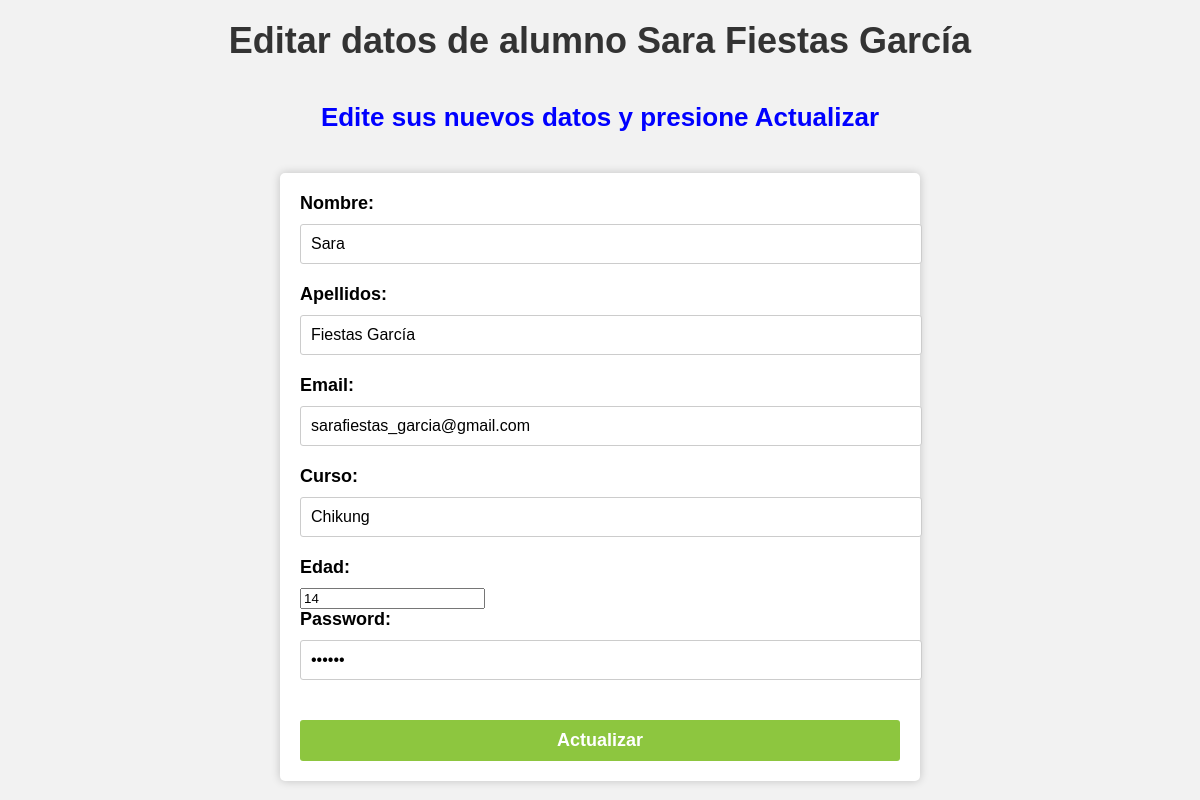
Screenshot of /edita_desde_admin/1 with the database file from the repository.
### models.py (models this page shows, shortened)
class User(db.Base):
    __tablename__ = 'usuarios'
    __table_args__ = {'sqlite_autoincrement': True}
    id_user = Column(Integer, primary_key=True)
    nombre = Column(String(200), nullable=False)
    apellidos = Column(String(200), nullable=False)
    email = Column(String(20))
    curso = Column(String(10))
    edad = Column(Integer)
    perfil = Column(String(500))
    password = Column(String(10))

### main.py (the view)
@app.route('/edita_desde_admin/<int:id>', methods=['GET', 'POST'])
def edita_desde_admin(id):
    user = db.session.query(User).filter_by(id_user=id).first()
    if request.method == 'POST':
        user.nombre = request.form['nombre']
        user.apellidos = request.form['apellidos']
        user.edad= request.form['edad']
        user.curso= request.form['curso']
        user.email = request.form['email']
        db.session.commit()
        return redirect(url_for('alumnos'))
    else:
        return render_template('edita_desde_admin.html', nombre=user.nombre, user=user, edad=user.edad, email=user.email, apellidos=user.apellidos, curso=user.curso)

### templates/edita_desde_admin.html (shortened to what this page needs)
<!DOCTYPE html>
<html lang="es">
<head>
      <link rel = 'stylesheet' href="{{url_for('static', filename='editar.css')}}">
  </head>
<body>
	<h1>Editar datos de alumno {{ user.nombre +' '+ user.apellidos}}</h1>
    <h3>Edite sus nuevos datos y presione Actualizar</h3>
    <form action="{{ url_for('edita_desde_admin', id=user.id_user) }}" method="post">
        <label>Nombre:</label>
        <input type="text" name="nombre" value="{{ user.nombre }}"><br>
        <label>Apellidos:</label>
        <input type="text" name="apellidos" value="{{ user.apellidos }}"><br>
        <label>Email:</label>
        <input type="email" name="email" value="{{ user.email }}"><br>
        <label>Curso:</label>
        <input type="text" name="curso" value="{{ user.curso }}"><br>
        <label>Edad:</label>
        <input type="number" name="edad" value="{{ user.edad }}"><br>
        <label>Password:</label>
        <input type="password" name="password" value="{{ user.password }}"><br>
        <input type="submit" value="Actualizar">
    </form>
</body>
</html>

### static/editar.css (style rules this page uses)
body { background-color: #f2f2f2; font-family: Arial, sans-serif; margin: 0; padding: 0; }
h1 { color: #333; font-size: 36px; margin: 0; padding: 20px; text-align: center; }
h3 { color: blue; font-size: 26px; margin: 0; padding: 20px; text-align: center; }
form { background-color: #fff; border-radius: 5px; box-shadow: 0 0 10px rgba(0, 0, 0, 0.2); margin: 20px auto; max-width: 600px; padding: 20px; width: 90%; }
label { display: block; font-size: 18px; font-weight: bold; margin-bottom: 10px; }
input[type="text"], input[type="email"], input[type="password"] { border: 1px solid #ccc; border-radius: 3px; font-size: 16px; margin-bottom: 20px; padding: 10px; width: 100%; }
input[type="submit"] { background-color: #8dc63f; border: none; border-radius: 3px; color: #fff; cursor: pointer; font-size: 18px; font-weight: bold; margin-top: 20px; padding: 10px; width: 100%; }

### rows the page displays
User: nombre+apellidos "Sara Fiestas García", nombre "Sara", apellidos "Fiestas García", email "sarafiestas_garcia@gmail.com", curso "Chikung", edad "14"
